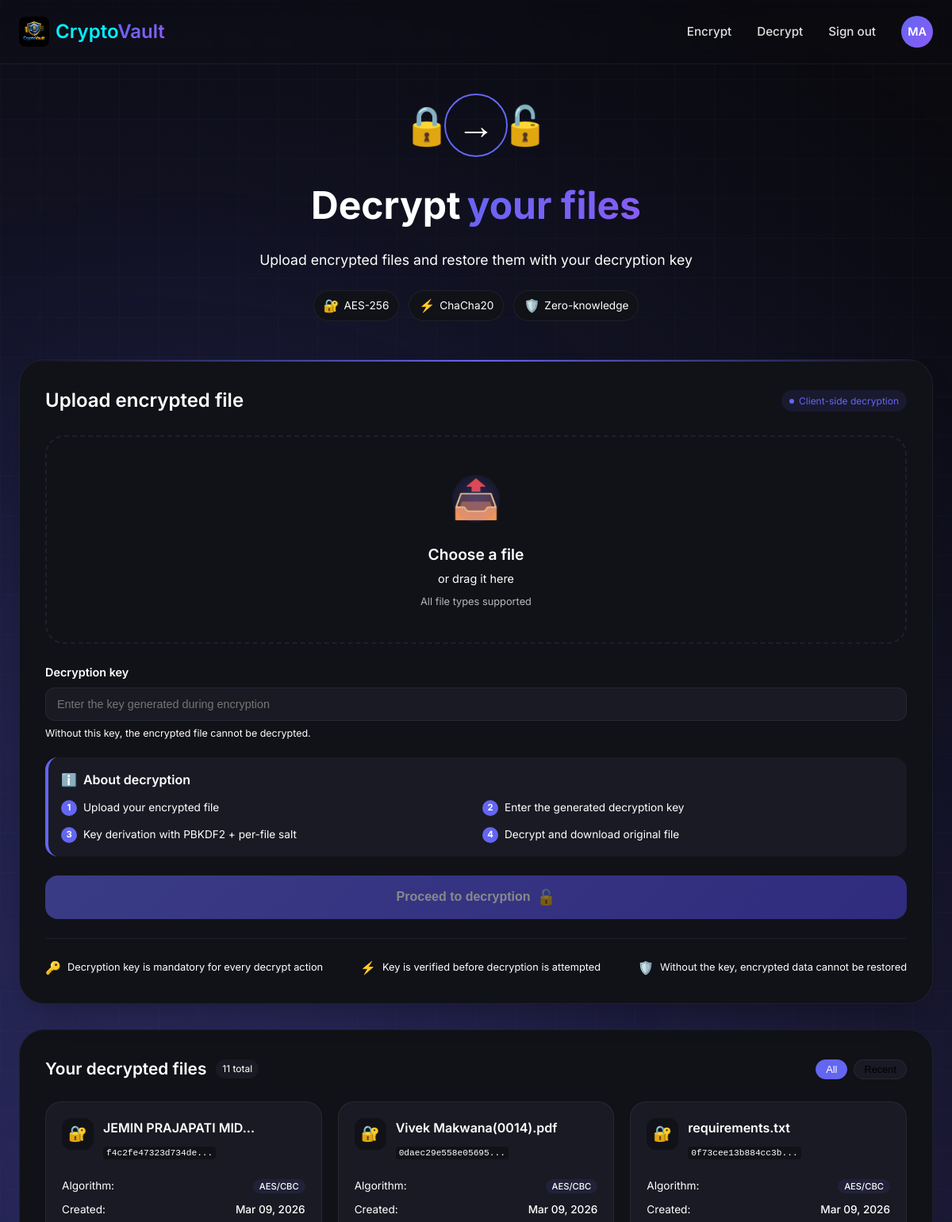
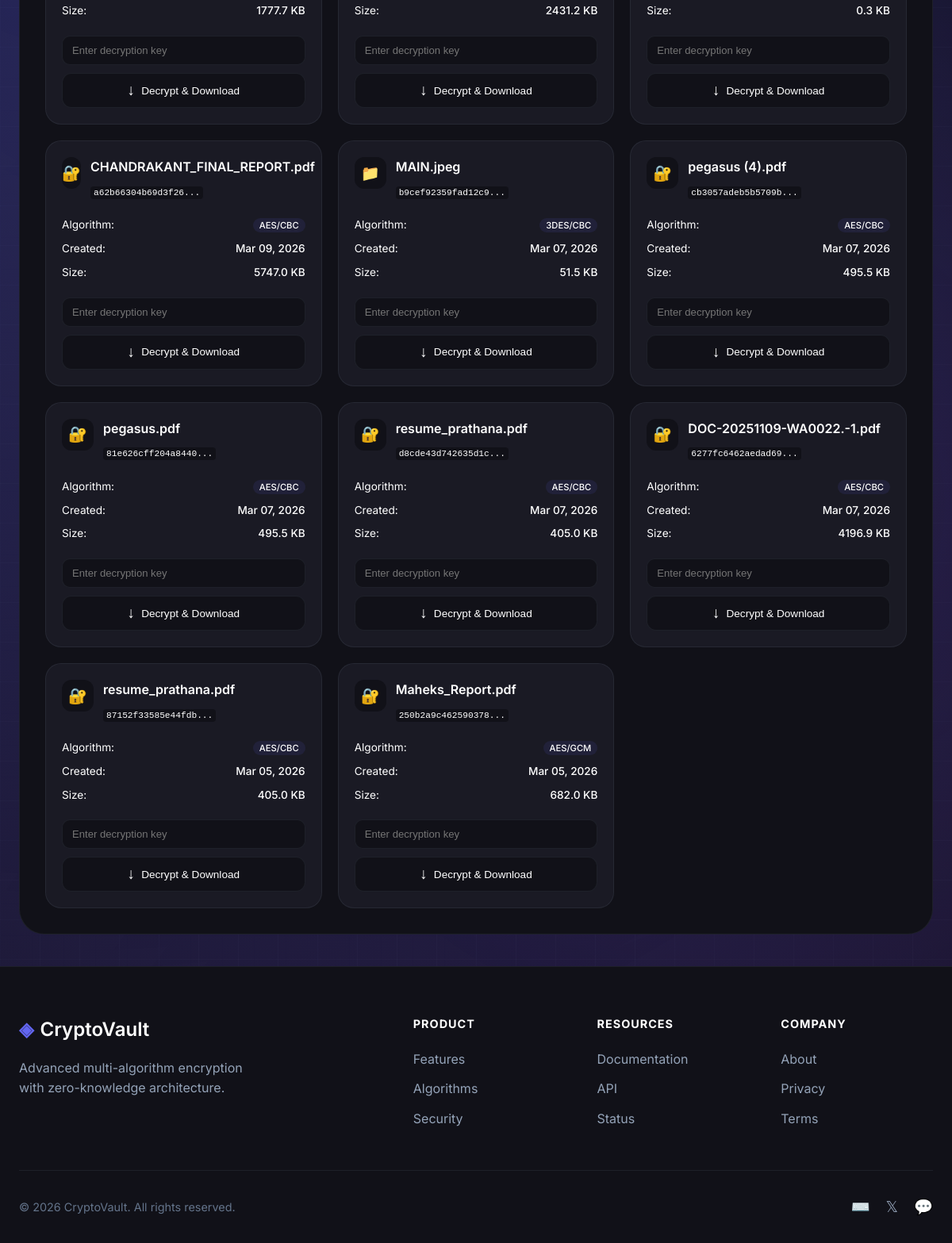
/decrypt (signed in), run on the app's committed database (2 pictures, top to bottom).
### models/user.py (models this page shows, shortened)
class User(db.Model, UserMixin):
    __tablename__ = 'users'
    id = db.Column(db.Integer, primary_key=True)
    username = db.Column(db.String(64), unique=True, nullable=False, index=True)
    email = db.Column(db.String(120), unique=True, nullable=False, index=True)
    password_hash = db.Column(db.String(128), nullable=False)
    master_salt = db.Column(db.String(64), nullable=False) # For user-specific key derivation
    created_at = db.Column(db.DateTime, default=datetime.utcnow)
    last_login = db.Column(db.DateTime)
    files = db.relationship('FileMetadata', backref='owner', lazy='dynamic', cascade="all, delete-orphan")
    audit_logs = db.relationship('AuditLog', backref='user', lazy='dynamic')

### models/file.py (models this page shows, shortened)
class FileMetadata(db.Model):
    __tablename__ = 'files'
    id = db.Column(db.Integer, primary_key=True)
    user_id = db.Column(db.Integer, db.ForeignKey('users.id'), nullable=False)
    original_filename = db.Column(db.String(255), nullable=False)
    encrypted_filename = db.Column(db.String(255), unique=True, nullable=False)
    file_size = db.Column(db.Integer) # in bytes
    encryption_algorithm = db.Column(db.String(50), nullable=False) # AES, ChaCha20, etc.
    cipher_mode = db.Column(db.String(20)) # CBC, GCM, etc.
    key_size = db.Column(db.Integer) # 128, 192, 256
    iv_nonce = db.Column(db.Text) # Base64 encoded
    salt = db.Column(db.String(64)) # For PBKDF2/Argon2 per file
    tag = db.Column(db.String(64)) # Auth tag for GCM/Poly1305
    decryption_key_salt = db.Column(db.String(64)) # Random salt used to hash generated decryption key
    decryption_key_hash = db.Column(db.String(128)) # Hash of generated decryption key (never store raw key)
    hash_algorithm = db.Column(db.String(20), default='SHA256')
    file_hash = db.Column(db.String(128))
    is_encrypted = db.Column(db.Boolean, default=True)
    created_at = db.Column(db.DateTime, default=datetime.utcnow)
    last_downloaded = db.Column(db.DateTime)

### routes/file_routes.py (the view)
@file_bp.route('/dashboard')
@file_bp.route('/decrypt')
@login_required
def decrypt_page():
    files = FileMetadata.query.filter_by(user_id=current_user.id).order_by(FileMetadata.created_at.desc()).all()
    return render_template('decrypt.html', files=files)

### templates/decrypt.html (shortened to what this page needs)
{% extends "base.html" %}
{% block content %}
<div class="decrypt-page">
    <div class="decrypt-wrapper">
        <div class="page-header" data-animate="fade-down">
            <div class="header-icon-group">
                <div class="header-icon decrypt-icon">
                    <span class="icon-lock">🔒</span>
                    <span class="icon-arrow">→</span>
                    <span class="icon-unlock">🔓</span>
                </div>
                <div class="icon-ring"></div>
            </div>
            <h1 class="page-title">
                <span class="title-word">Decrypt</span>
                <span class="title-word accent">your files</span>
            </h1>
            <p class="page-subtitle">Upload encrypted files and restore them with your decryption key</p>
            <div class="quick-stats">
                <div class="stat-chip">
                    <span class="stat-icon">🔐</span>
                    <span class="stat-label">AES-256</span>
                </div>
                <div class="stat-chip">
                    <span class="stat-icon">⚡</span>
                    <span class="stat-label">ChaCha20</span>
                </div>
                <div class="stat-chip">
                    <span class="stat-icon">🛡️</span>
                    <span class="stat-label">Zero-knowledge</span>
                </div>
            </div>
        </div>
        <div class="decrypt-card" data-animate="fade-up">
            <div class="card-shine"></div>
            <div class="card-header">
                <h2>Upload encrypted file</h2>
                <div class="header-badge">
                    <span class="badge-dot"></span>
                    <span class="badge-text">Client-side decryption</span>
                </div>
            </div>
            <form method="POST" action="{{ url_for('file.decrypt_upload') }}" enctype="multipart/form-data" id="decryptForm">
                <div class="upload-area" id="dropZone">
                    <div class="upload-content" id="uploadContent">
                        <div class="upload-default" id="uploadDefault">
                            <div class="upload-icon">
                                <span class="icon-upload">📤</span>
                                <span class="icon-glow"></span>
                            </div>
                            <div class="upload-text">
                                <span class="text-primary">Choose a file</span>
                                <span class="text-secondary">or drag it here</span>
                            </div>
                            <div class="upload-hint">
                                All file types supported
                            </div>
                        </div>
                    </div>
                </div>
                <div class="decryption-key-block">
                    <label for="decryptionKeyInput" class="decryption-key-label">Decryption key</label>
                    <input
                        type="password"
                        name="decryption_key"
                        id="decryptionKeyInput"
                        class="decryption-key-input"
                        placeholder="Enter the key generated during encryption"
                        autocomplete="one-time-code"
                        required
                    >
                    <div class="decryption-key-help">Without this key, the encrypted file cannot be decrypted.</div>
                </div>
                <div class="info-panel">
                    <div class="info-header">
                        <span class="info-icon">ℹ️</span>
                        <span class="info-title">About decryption</span>
                    </div>
                    <div class="info-content">
                        <div class="info-step">
                            <span class="step-number">1</span>
                            <span class="step-text">Upload your encrypted file</span>
                        </div>
                        <div class="info-step">
                            <span class="step-number">2</span>
                            <span class="step-text">Enter the generated decryption key</span>
                        </div>
                        <div class="info-step">
                            <span class="step-number">3</span>
                            <span class="step-text">Key derivation with PBKDF2 + per-file salt</span>
                        </div>
                        <div class="info-step">
                            <span class="step-number">4</span>
                            <span class="step-text">Decrypt and download original file</span>
                        </div>
                    </div>
                </div>
                <button type="submit" class="decrypt-submit-btn" id="submitBtn" disabled>
                    <span class="btn-content">
                        <span class="btn-text">Proceed to decryption</span>
                        <span class="btn-icon">🔓</span>
                    </span>
                </button>
            </form>
            <div class="security-notes">
                <div class="note-item">
                    <span class="note-icon">🔑</span>
                    <span class="note-text">Decryption key is mandatory for every decrypt action</span>
                </div>
                <div class="note-item">
                    <span class="note-icon">⚡</span>
                    <span class="note-text">Key is verified before decryption is attempted</span>
                </div>
                <div class="note-item">
                    <span class="note-icon">🛡️</span>
                    <span class="note-text">Without the key, encrypted data cannot be restored</span>
                </div>
            </div>
        </div>
        <div class="files-card" data-animate="fade-up" data-delay="200">
            <div class="files-header">
                <div class="files-title-group">
                    <h3>Your decrypted files</h3>
                    <span class="files-count">{{ files|length }} total</span>
                </div>
                <div class="files-filter">
                    <button class="filter-btn active" onclick="filterFiles('all')">All</button>
                    <button class="filter-btn" onclick="filterFiles('recent')">Recent</button>
                </div>
            </div>
            {% if files %}
            <div class="files-grid">
                {% for file in files %}
                <div class="file-card" data-file-id="{{ file.id }}" data-created="{{ file.created_at }}">
                    <div class="file-card-header">
                        <div class="file-type-icon">
                            {% if file.encryption_algorithm == 'AES' %}
                            <span class="algo-icon aes">🔐</span>
                            {% elif file.encryption_algorithm == 'ChaCha20' %}
                            <span class="algo-icon chacha">⚡</span>
                            {% else %}
                            <span class="algo-icon">📁</span>
                            {% endif %}
                        </div>
                        <div class="file-card-info">
                            <div class="file-original-name" title="{{ file.original_filename }}">
                                {{ file.original_filename|truncate(25) }}
                            </div>
                            <div class="file-encrypted-name" title="{{ file.encrypted_filename }}">
                                <code>{{ file.encrypted_filename|truncate(20) }}</code>
                            </div>
                        </div>
                    </div>
                    <div class="file-card-body">
                        <div class="file-metadata">
                            <div class="meta-row">
                                <span class="meta-label">Algorithm:</span>
                                <span class="meta-value">
                                    <span class="algo-badge" style="background: rgba(99, 102, 241, 0.1)">
                                        {{ file.encryption_algorithm }}/{{ file.cipher_mode }}
                                    </span>
                                </span>
                            </div>
                            <div class="meta-row">
                                <span class="meta-label">Created:</span>
                                <span class="meta-value">{{ file.created_at.strftime('%b %d, %Y') }}</span>
                            </div>
                            {% if file.file_size %}
                            <div class="meta-row">
                                <span class="meta-label">Size:</span>
                                <span class="meta-value">{{ (file.file_size / 1024)|round(1) }} KB</span>
                            </div>
                            {% endif %}
                        </div>
                    </div>
                    <div class="file-card-footer">
                        <form method="POST"
                              action="{{ url_for('file.download_decrypted', file_id=file.id) }}"
                              class="file-decrypt-form"
                              onsubmit="showDownloadAnimation(this.querySelector('button'))">
                            <input
                                type="password"
                                name="decryption_key"
                                class="file-decrypt-key-input"
                                placeholder="Enter decryption key"
                                autocomplete="one-time-code"
                                required
                            >
                            <button type="submit" class="download-btn">
                                <span class="btn-icon">↓</span>
                                <span class="btn-text">Decrypt & Download</span>
                            </button>
                        </form>
                    </div>
                </div>
                {% endfor %}
            </div>
            {% else %}
            <div class="empty-state">
                <div class="empty-icon">📂</div>
                <div class="empty-text">No encrypted files yet</div>
                <div class="empty-hint">Files you encrypt will appear here</div>
            </div>
            {% endif %}
        </div>
    </div>
</div>
{% endblock %}

### templates/base.html (shortened to what this page needs)
<!DOCTYPE html>
<html lang="en">
<head>
    <link rel="stylesheet" href="{{ url_for('static', filename='css/style.css') }}">
</head>
<body>
    <div class="bg-particles" id="particles"></div>
    <header>
        <nav class="container">
            <div class="logo">
                <a href="{{ url_for('index') }}" class="logo-link">
                    <img src="{{ url_for('static', filename='images/CryptoVault.png') }}" alt="CryptoVault logo" class="logo-image">
                    <span class="logo-text">Crypto<span>Vault</span></span>
                </a>
            </div>
            <ul class="nav-links">
                {% if current_user.is_authenticated %}
                    <li><a href="{{ url_for('file.upload') }}" class="nav-link">Encrypt</a></li>
                    <li><a href="{{ url_for('file.decrypt_page') }}" class="nav-link">Decrypt</a></li>
                    <li><a href="{{ url_for('auth.logout') }}" class="nav-link nav-logout">Sign out</a></li>
                    <li class="nav-user-badge">
                        <span class="profile-initials">{{ current_user.username[:2]|upper }}</span>
                    </li>
                {% else %}
                    <li><a href="{{ url_for('auth.login') }}" class="nav-link">Sign in</a></li>
                    <li><a href="{{ url_for('auth.register') }}" class="nav-cta">Get started</a></li>
                {% endif %}
            </ul>
        </nav>
    </header>
    <main>
        {% block content %}{% endblock %}
    </main>
    <footer class="footer">
        <div class="container">
            <div class="footer-content">
                <div class="footer-info">
                    <div class="footer-logo">
                        <span class="footer-logo-icon">◈</span>
                        <span>CryptoVault</span>
                    </div>
                    <p class="footer-description">Advanced multi-algorithm encryption with zero-knowledge architecture.</p>
                </div>
                <div class="footer-links">
                    <div class="footer-link-group">
                        <h4>Product</h4>
                        <a href="#features">Features</a>
                        <a href="#algorithms">Algorithms</a>
                        <a href="#security">Security</a>
                    </div>
                    <div class="footer-link-group">
                        <h4>Resources</h4>
                        <a href="/docs">Documentation</a>
                        <a href="/api">API</a>
                        <a href="/status">Status</a>
                    </div>
                    <div class="footer-link-group">
                        <h4>Company</h4>
                        <a href="/about">About</a>
                        <a href="/privacy">Privacy</a>
                        <a href="/terms">Terms</a>
                    </div>
                </div>
            </div>
            <div class="footer-bottom">
                <p>&copy; 2026 CryptoVault. All rights reserved.</p>
                <div class="footer-social">
                    <a href="#" class="social-link" aria-label="GitHub">⌨️</a>
                    <a href="#" class="social-link" aria-label="Twitter">𝕏</a>
                    <a href="#" class="social-link" aria-label="Discord">💬</a>
                </div>
            </div>
        </div>
    </footer>
</body>
</html>

### data on the page
User: username "MA"
FileMetadata: original_filename "JEMIN PRAJAPATI MID...", encrypted_filename "f4c2fe47323d734de...", encryption_algorithm "AES", cipher_mode "CBC", created_at "Mar 09, 2026", (file.file_size/1024)|round(1) "1777.7"
FileMetadata: original_filename "Vivek Makwana(0014).pdf", encrypted_filename "0daec29e558e05695...", encryption_algorithm "AES", cipher_mode "CBC", created_at "Mar 09, 2026", (file.file_size/1024)|round(1) "2431.2"
FileMetadata: original_filename "requirements.txt", encrypted_filename "0f73cee13b884cc3b...", encryption_algorithm "AES", cipher_mode "CBC", created_at "Mar 09, 2026", (file.file_size/1024)|round(1) "0.3"
FileMetadata: original_filename "CHANDRAKANT_FINAL_REPORT.pdf", encrypted_filename "a62b66304b69d3f26...", encryption_algorithm "AES", cipher_mode "CBC", created_at "Mar 09, 2026", (file.file_size/1024)|round(1) "5747.0"
FileMetadata: original_filename "MAIN.jpeg", encrypted_filename "b9cef92359fad12c9...", encryption_algorithm "3DES", cipher_mode "CBC", created_at "Mar 07, 2026", (file.file_size/1024)|round(1) "51.5"
FileMetadata: original_filename "pegasus (4).pdf", encrypted_filename "cb3057adeb5b5709b...", encryption_algorithm "AES", cipher_mode "CBC", created_at "Mar 07, 2026", (file.file_size/1024)|round(1) "495.5"
FileMetadata: original_filename "pegasus.pdf", encrypted_filename "81e626cff204a8440...", encryption_algorithm "AES", cipher_mode "CBC", created_at "Mar 07, 2026", (file.file_size/1024)|round(1) "495.5"
FileMetadata: original_filename "resume_prathana.pdf", encrypted_filename "d8cde43d742635d1c...", encryption_algorithm "AES", cipher_mode "CBC", created_at "Mar 07, 2026", (file.file_size/1024)|round(1) "405.0"
FileMetadata: original_filename "DOC-20251109-WA0022.-1.pdf", encrypted_filename "6277fc6462aedad69...", encryption_algorithm "AES", cipher_mode "CBC", created_at "Mar 07, 2026", (file.file_size/1024)|round(1) "4196.9"
FileMetadata: original_filename "resume_prathana.pdf", encrypted_filename "87152f33585e44fdb...", encryption_algorithm "AES", cipher_mode "CBC", created_at "Mar 05, 2026", (file.file_size/1024)|round(1) "405.0"
FileMetadata: original_filename "Maheks_Report.pdf", encrypted_filename "250b2a9c462590378...", encryption_algorithm "AES", cipher_mode "GCM", created_at "Mar 05, 2026", (file.file_size/1024)|round(1) "682.0"

### other printed values
{{ files|length }} "11"
